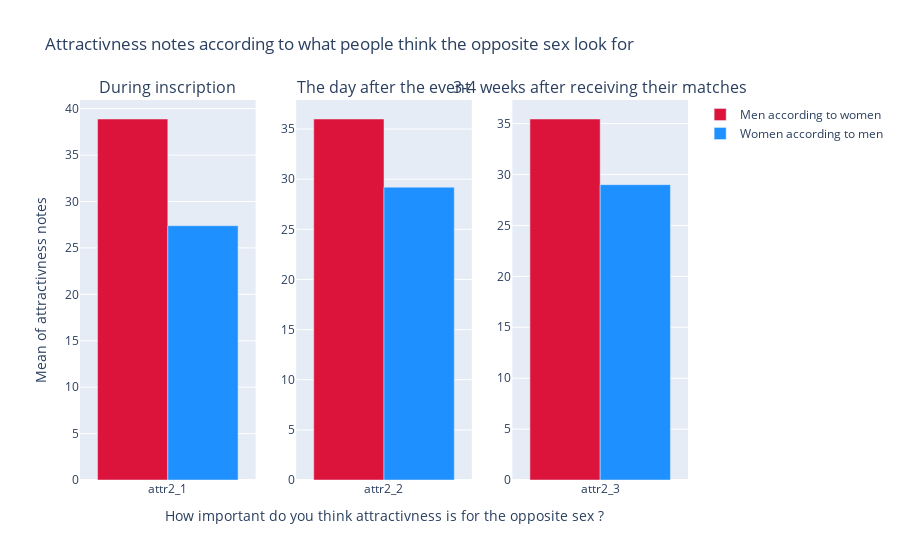

Write notebook code for a chart like this one.
### Code cell
# Creating a plot which will show the mean of attractivness notes according to what people think the opposite sex look for, at differents stages of the process
# This plot is based on the hundred distribution system
fig = make_subplots(rows = 1, cols = 3, subplot_titles = ("During inscription", "The day after the event", "3-4 weeks after receiving their matches"))

# Creating the plot of the mean attractivness rate during inscription for the two gender available
fig.add_trace(
    go.Bar(
        x = attr_gender.filter(like='2_1').columns,
        y = attr_gender.loc['women',: ].filter(like="2_1"),
        name = 'Men according to women',
        marker_color = 'crimson'), 
        row = 1,
        col = 1)

fig.add_trace(
    go.Bar(
        x = attr_gender.filter(like='2_1').columns,
        y = attr_gender.loc['men',: ].filter(like="2_1"),
        marker_color = 'dodgerblue',
        name = 'Women according to men'), 
        row = 1,
        col = 1)

#Creating the plot of the mean attractivness rate a day after the event for the two gender available
fig.add_trace(
     go.Bar(
        x = attr_gender.filter(like='2_2').columns,
        y = attr_gender.loc['women',: ].filter(like="2_2"),
        name = 'Men according to women',
        marker_color = 'crimson',
        showlegend = False),
        row = 1,
        col = 2)

fig.add_trace(
     go.Bar(
        x = attr_gender.filter(like='2_2').columns,
        y = attr_gender.loc['men',: ].filter(like="2_2"),
        marker_color = 'dodgerblue',
        name = 'Women according to men',
        showlegend = False),
        row = 1,
        col = 2)

#Creating the plot of the mean attractivness rate 3-4 weeks after receiving their matches for the two gender available
fig.add_trace(
     go.Bar(
        x = attr_gender.filter(like='2_3').columns,
        y = attr_gender.loc['women',: ].filter(like="2_3"),
        name = 'Men according to women',
        marker_color = 'crimson',
        showlegend = False),
        row = 1,
        col = 3)

fig.add_trace(
     go.Bar(
        x = attr_gender.filter(like='2_3').columns,
        y = attr_gender.loc['men',: ].filter(like="2_3"),
        marker_color = 'dodgerblue',
        name = 'Women according to men',
        showlegend = False),
        row = 1,
        col = 3)

fig.update_xaxes(title_text="How important do you think attractivness is for the opposite sex ?", row=1, col=2)
fig.update_yaxes(title_text="Mean of attractivness notes", row=1, col=1)

fig.update_layout(
        title = go.layout.Title(text = "Attractivness notes according to what people think the opposite sex look for"), barmode='group')

### Figure 1 — Plotly figure (JSON) as saved in the notebook; plotly's stock layout.template omitted (floating-point values rounded to 4 significant figures)
{"data": [{"marker": {"color": "crimson"}, "name": "Men according to women", "type": "bar", "x": ["attr2_1"], "xaxis": "x", "y": [38.89], "yaxis": "y"}, {"marker": {"color": "dodgerblue"}, "name": "Women according to men", "type": "bar", "x": ["attr2_1"], "xaxis": "x", "y": [27.39], "yaxis": "y"}, {"marker": {"color": "crimson"}, "name": "Men according to women", "showlegend": false, "type": "bar", "x": ["attr2_2"], "xaxis": "x2", "y": [36.0], "yaxis": "y2"}, {"marker": {"color": "dodgerblue"}, "name": "Women according to men", "showlegend": false, "type": "bar", "x": ["attr2_2"], "xaxis": "x2", "y": [29.2], "yaxis": "y2"}, {"marker": {"color": "crimson"}, "name": "Men according to women", "showlegend": false, "type": "bar", "x": ["attr2_3"], "xaxis": "x3", "y": [35.46], "yaxis": "y3"}, {"marker": {"color": "dodgerblue"}, "name": "Women according to men", "showlegend": false, "type": "bar", "x": ["attr2_3"], "xaxis": "x3", "y": [29.01], "yaxis": "y3"}], "layout": {"annotations": [{"font": {"size": 16}, "showarrow": false, "text": "During inscription", "x": 0.1444, "xanchor": "center", "xref": "paper", "y": 1, "yanchor": "bottom", "yref": "paper"}, {"font": {"size": 16}, "showarrow": false, "text": "The day after the event", "x": 0.5, "xanchor": "center", "xref": "paper", "y": 1, "yanchor": "bottom", "yref": "paper"}, {"font": {"size": 16}, "showarrow": false, "text": "3-4 weeks after receiving their matches", "x": 0.8556, "xanchor": "center", "xref": "paper", "y": 1, "yanchor": "bottom", "yref": "paper"}], "barmode": "group", "title": {"text": "Attractivness notes according to what people think the opposite sex look for"}, "xaxis": {"anchor": "y", "domain": [0, 0.2889]}, "xaxis2": {"anchor": "y2", "domain": [0.3556, 0.6444], "title": {"text": "How important do you think attractivness is for the opposite sex ?"}}, "xaxis3": {"anchor": "y3", "domain": [0.7111, 1]}, "yaxis": {"anchor": "x", "domain": [0, 1], "title": {"text": "Mean of attractivness notes"}}, "yaxis2": {"anchor": "x2", "domain": [0, 1]}, "yaxis3": {"anchor": "x3", "domain": [0, 1]}}}
